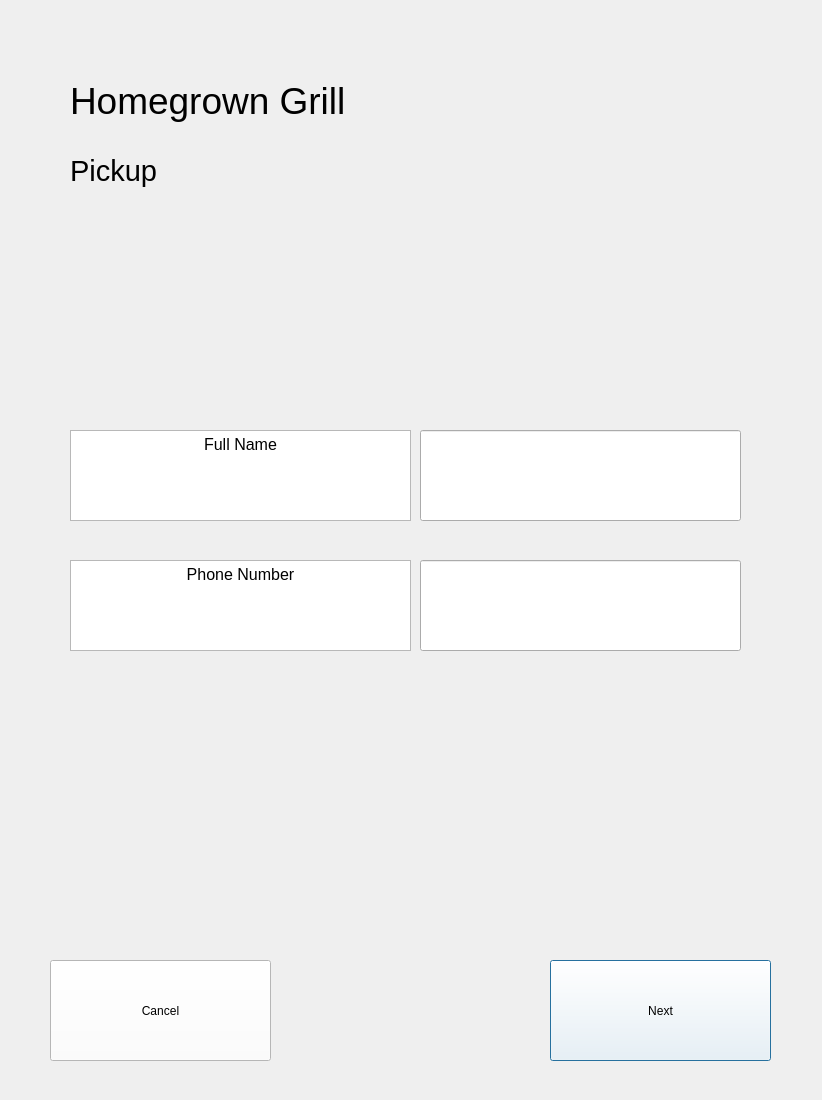
<?xml version="1.0" encoding="UTF-8"?>
<ui version="4.0">
 <class>Dialog</class>
 <widget class="QDialog" name="Dialog">
  <property name="geometry">
   <rect>
    <x>0</x>
    <y>0</y>
    <width>822</width>
    <height>1100</height>
   </rect>
  </property>
  <property name="windowTitle">
   <string>Dialog</string>
  </property>
  <widget class="QPushButton" name="nextButton">
   <property name="geometry">
    <rect>
     <x>550</x>
     <y>960</y>
     <width>221</width>
     <height>101</height>
    </rect>
   </property>
   <property name="styleSheet">
    <string notr="true">QPushButton {background: white}
QPushButton {color: black}
QPushButton:hover{background:rgb(202, 202, 202)}</string>
   </property>
   <property name="text">
    <string>Next</string>
   </property>
  </widget>
  <widget class="QPushButton" name="cancelButton">
   <property name="geometry">
    <rect>
     <x>50</x>
     <y>960</y>
     <width>221</width>
     <height>101</height>
    </rect>
   </property>
   <property name="styleSheet">
    <string notr="true">QPushButton {background: white}
QPushButton {color: black}
QPushButton:hover{background:rgb(202, 202, 202)}</string>
   </property>
   <property name="text">
    <string>Cancel</string>
   </property>
  </widget>
  <widget class="QLineEdit" name="Name">
   <property name="geometry">
    <rect>
     <x>420</x>
     <y>430</y>
     <width>321</width>
     <height>91</height>
    </rect>
   </property>
   <property name="font">
    <font>
     <pointsize>12</pointsize>
    </font>
   </property>
   <property name="styleSheet">
    <string notr="true">QLineEdit:hover{background:rgb(202, 202, 202)}</string>
   </property>
  </widget>
  <widget class="QTextBrowser" name="textBrowser_7">
   <property name="geometry">
    <rect>
     <x>70</x>
     <y>560</y>
     <width>341</width>
     <height>91</height>
    </rect>
   </property>
   <property name="html">
    <string>&lt;!DOCTYPE HTML PUBLIC &quot;-//W3C//DTD HTML 4.0//EN&quot; &quot;http://www.w3.org/TR/REC-html40/strict.dtd&quot;&gt;
&lt;html&gt;&lt;head&gt;&lt;meta name=&quot;qrichtext&quot; content=&quot;1&quot; /&gt;&lt;style type=&quot;text/css&quot;&gt;
p, li { white-space: pre-wrap; }
&lt;/style&gt;&lt;/head&gt;&lt;body style=&quot; font-family:'MS Shell Dlg 2'; font-size:8pt; font-weight:400; font-style:normal;&quot;&gt;
&lt;p align=&quot;center&quot; style=&quot; margin-top:0px; margin-bottom:0px; margin-left:0px; margin-right:0px; -qt-block-indent:0; text-indent:0px;&quot;&gt;&lt;span style=&quot; font-size:12pt;&quot;&gt;Phone Number&lt;/span&gt;&lt;/p&gt;&lt;/body&gt;&lt;/html&gt;</string>
   </property>
  </widget>
  <widget class="QLineEdit" name="Phone">
   <property name="geometry">
    <rect>
     <x>420</x>
     <y>560</y>
     <width>321</width>
     <height>91</height>
    </rect>
   </property>
   <property name="font">
    <font>
     <pointsize>12</pointsize>
    </font>
   </property>
   <property name="styleSheet">
    <string notr="true">QLineEdit:hover{background:rgb(202, 202, 202)}</string>
   </property>
  </widget>
  <widget class="QTextBrowser" name="textBrowser_5">
   <property name="geometry">
    <rect>
     <x>70</x>
     <y>430</y>
     <width>341</width>
     <height>91</height>
    </rect>
   </property>
   <property name="html">
    <string>&lt;!DOCTYPE HTML PUBLIC &quot;-//W3C//DTD HTML 4.0//EN&quot; &quot;http://www.w3.org/TR/REC-html40/strict.dtd&quot;&gt;
&lt;html&gt;&lt;head&gt;&lt;meta name=&quot;qrichtext&quot; content=&quot;1&quot; /&gt;&lt;style type=&quot;text/css&quot;&gt;
p, li { white-space: pre-wrap; }
&lt;/style&gt;&lt;/head&gt;&lt;body style=&quot; font-family:'MS Shell Dlg 2'; font-size:8pt; font-weight:400; font-style:normal;&quot;&gt;
&lt;p align=&quot;center&quot; style=&quot; margin-top:0px; margin-bottom:0px; margin-left:0px; margin-right:0px; -qt-block-indent:0; text-indent:0px;&quot;&gt;&lt;span style=&quot; font-size:12pt;&quot;&gt;Full Name&lt;/span&gt;&lt;/p&gt;&lt;/body&gt;&lt;/html&gt;</string>
   </property>
  </widget>
  <widget class="QLabel" name="label">
   <property name="geometry">
    <rect>
     <x>160</x>
     <y>710</y>
     <width>511</width>
     <height>81</height>
    </rect>
   </property>
   <property name="font">
    <font>
     <pointsize>20</pointsize>
     <weight>75</weight>
     <bold>true</bold>
    </font>
   </property>
   <property name="styleSheet">
    <string notr="true">QLabel {color: red}</string>
   </property>
   <property name="text">
    <string/>
   </property>
  </widget>
  <widget class="QLabel" name="label_2">
   <property name="geometry">
    <rect>
     <x>70</x>
     <y>60</y>
     <width>411</width>
     <height>81</height>
    </rect>
   </property>
   <property name="font">
    <font>
     <pointsize>28</pointsize>
    </font>
   </property>
   <property name="text">
    <string>Homegrown Grill</string>
   </property>
  </widget>
  <widget class="QLabel" name="label_3">
   <property name="geometry">
    <rect>
     <x>70</x>
     <y>130</y>
     <width>411</width>
     <height>81</height>
    </rect>
   </property>
   <property name="font">
    <font>
     <pointsize>22</pointsize>
    </font>
   </property>
   <property name="text">
    <string>Pickup</string>
   </property>
  </widget>
 </widget>
 <resources/>
 <connections/>
</ui>
